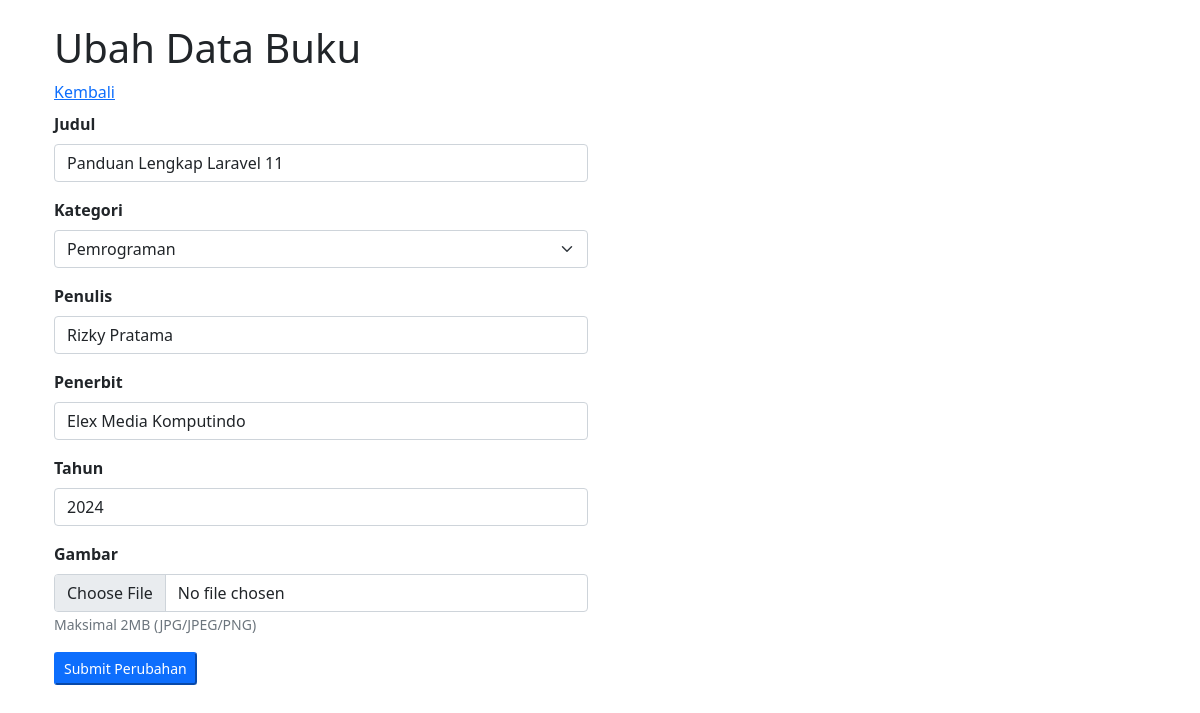
The page /ubah_buku.php?id_buku=1 (signed in) on the database its author committed.
### tables this page shows
CREATE TABLE `buku` (
  `id_buku` int(11) NOT NULL,
  `id_kategori` int(11) NOT NULL,
  `penerbit` varchar(100) NOT NULL,
  `tahun` int(11) NOT NULL,
  `tanggal_input` timestamp(6) NOT NULL DEFAULT current_timestamp(6) ON UPDATE current_timestamp(6),
  `penulis` varchar(255) NOT NULL,
  `judul` varchar(255) NOT NULL,
  `gambar` varchar(255) NOT NULL
);

CREATE TABLE `kategori` (
  `id_kategori` int(11) NOT NULL,
  `nama_kategori` varchar(100) NOT NULL,
  `tanggal_input` timestamp(6) NOT NULL DEFAULT current_timestamp(6) ON UPDATE current_timestamp(6)
);

### function.php (called while the page is built, shortened)
<?php
$conn = mysqli_connect("localhost", "root", "", "simbs");
function query($query){
    global $conn;
    $result = mysqli_query($conn, $query);
    $rows = [];
    while( $row = mysqli_fetch_assoc($result) ){
        $rows[] = $row;
    }
    return $rows;
}
?>

### ubah_buku.php (the view, shortened to what this page needs)
<?php
    require("function.php");
    $id_buku = $_GET['id_buku'];
    $buku = query("SELECT * FROM buku WHERE id_buku = $id_buku")[0];
    $kategori = query("SELECT * FROM kategori ORDER BY nama_kategori ASC");
?>
<!DOCTYPE html>
<html lang="en">
<head>
    <link href="https://cdn.jsdelivr.net/npm/bootstrap@5.0.2/dist/css/bootstrap.min.css" rel="stylesheet">
</head>
<body>
    <div class="p-4 container">
        <div class="row">
            <h1 class="mb-2">Ubah Data Buku</h1>
            <a href="index.php" class="mb-2">Kembali</a>
            <div class="col-md-6">
                <form action="" method="POST" enctype="multipart/form-data">
                    <div class="mb-3">
                        <label class="form-label fw-bold">Judul</label>
                        <input type="text" class="form-control" name="judul" id="judul"
                               value="<?= $buku['judul'] ?>" autocomplete="off" required>
                    </div>
                    <div class="mb-3">
                        <label class="form-label fw-bold">Kategori</label>
                        <select class="form-select" name="id_kategori" id="id_kategori" required>
                            <?php foreach($kategori as $kat) : ?>
                                <option value="<?= $kat['id_kategori'] ?>"
                                    <?= ($kat['id_kategori'] == $buku['id_kategori']) ? 'selected' : '' ?>>
                                    <?= $kat['nama_kategori'] ?>
                                </option>
                            <?php endforeach; ?>
                        </select>
                    </div>
                    <div class="mb-3">
                        <label class="form-label fw-bold">Penulis</label>
                        <input type="text" class="form-control" name="penulis" id="penulis"
                               value="<?= $buku['penulis'] ?>" autocomplete="off" required>
                    </div>
                    <div class="mb-3">
                        <label class="form-label fw-bold">Penerbit</label>
                        <input type="text" class="form-control" name="penerbit" id="penerbit"
                               value="<?= $buku['penerbit'] ?>" autocomplete="off" required>
                    </div>
                    <div class="mb-3">
                        <label class="form-label fw-bold">Tahun</label>
                        <input type="number" class="form-control" name="tahun" id="tahun"
                               value="<?= $buku['tahun'] ?>" autocomplete="off" required>
                    </div>
                    <div class="mb-3">
                        <label for="gambar" class="form-label fw-bold">Gambar</label>
                        <input type="file" class="form-control" name="img" id="img">
                        <small class="form-text text-muted">Maksimal 2MB (JPG/JPEG/PNG)</small>
                    </div>
                    <div class="mb-3">
                        <button type="submit" name="tombol_submit" class="btn-sm btn-primary">Submit Perubahan</button>
                    </div>
                </form>
            </div>
        </div>
    </div>
</body>
</html>

### rows shown on the page
buku: judul "Panduan Lengkap Laravel 11", id_kategori "Pemrograman", penulis "Rizky Pratama", penerbit "Elex Media Komputindo", tahun "2024"
